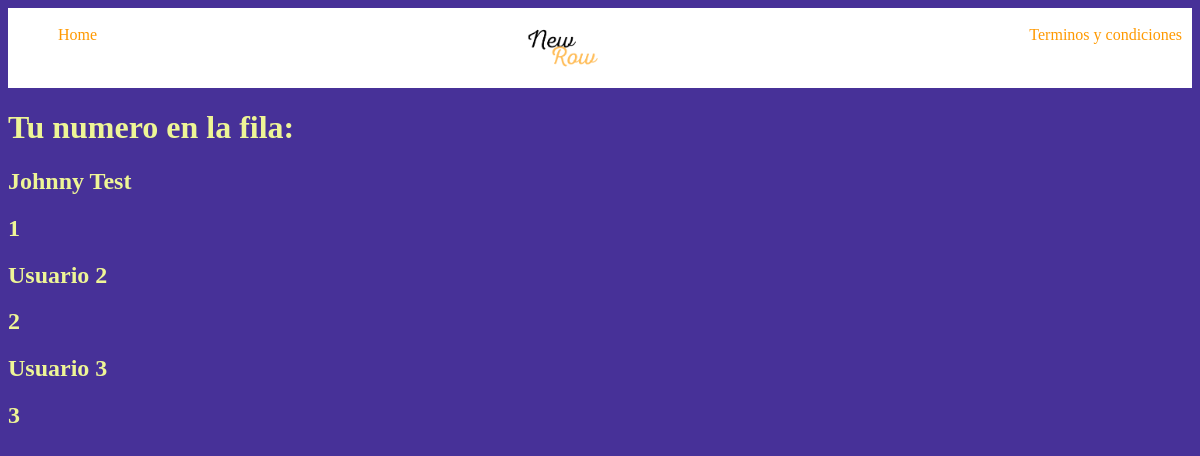
Page /virtual_row/ on the committed database.
### Titulo/models.py (models this page shows, shortened)
class Usuarios(models.Model):
    nombre = models.CharField(max_length=200)
    correo = models.CharField(max_length=200)
    n_fila = models.PositiveIntegerField()
    estado_pedido = models.BooleanField(default=False)

### Titulo/views.py (the view)
# urls.py: path("virtual_row/", views.waiting_row, name="row"),
def waiting_row(request):
    usuario = Usuarios.objects.all()
    return render(request, "row.html", {
        'usuario': usuario
    })

### Titulo/templates/row.html
{% extends "layouts/base.html" %}
{% block content %}
<h1>Tu numero en la fila:</h1>
{% for p in usuario %}
<article>
    <h2>{{p.nombre}}</h2>
    <h2>{{p.n_fila}}</h2>
</article>
{% endfor %}
{% endblock %}

### Titulo/static/styles/main.css (style rules this page uses)
body { background: #473198; color: #eef596; }

### rows in the picture
Usuarios: nombre "Johnny Test", n_fila "1"
Usuarios: nombre "Usuario 2", n_fila "2"
Usuarios: nombre "Usuario 3", n_fila "3"
